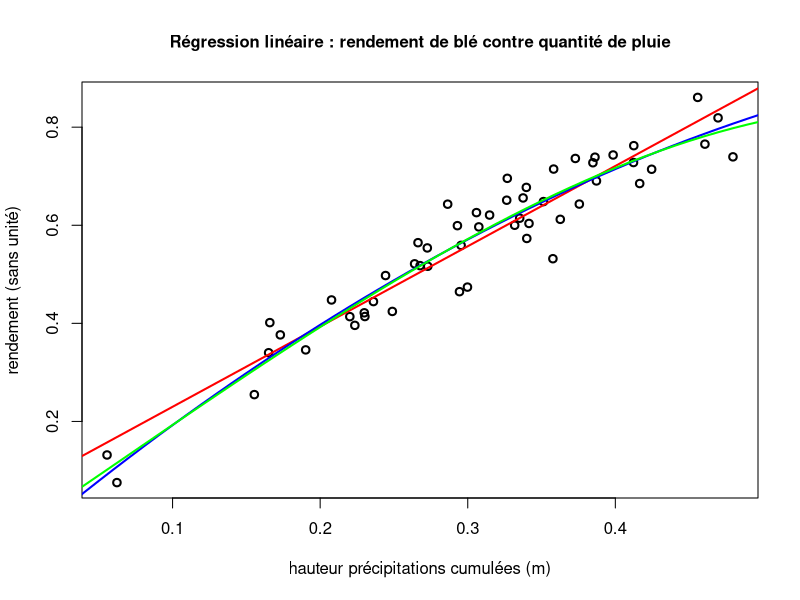
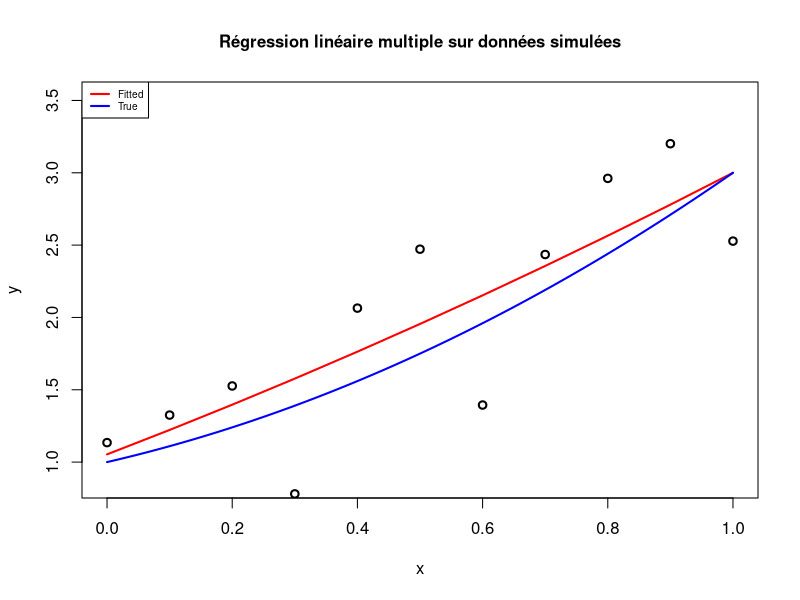
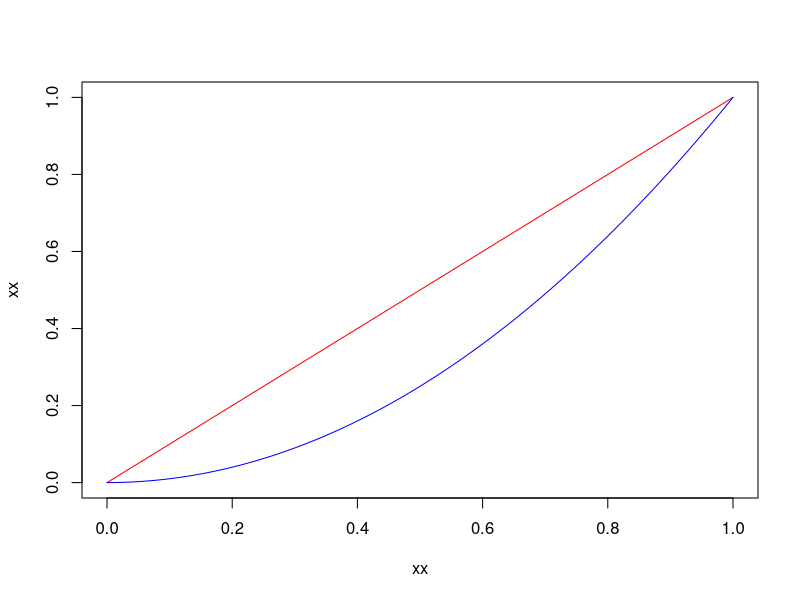
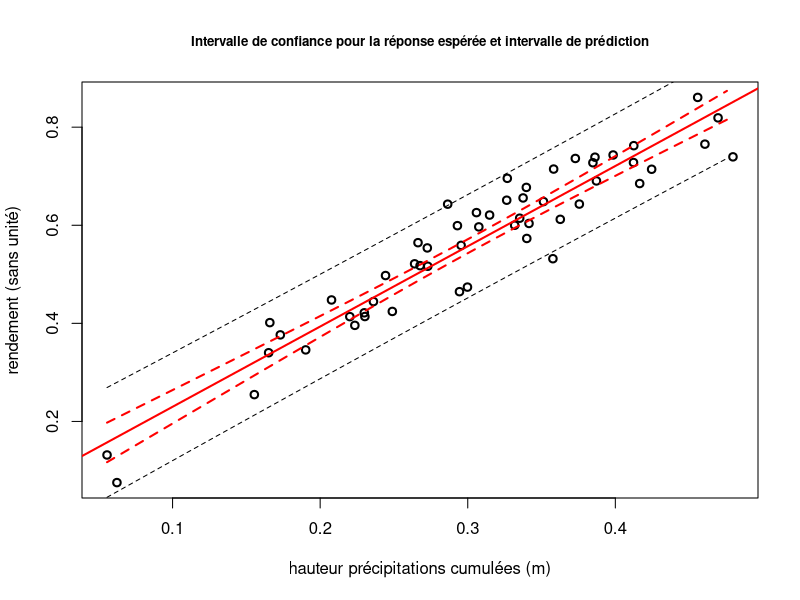
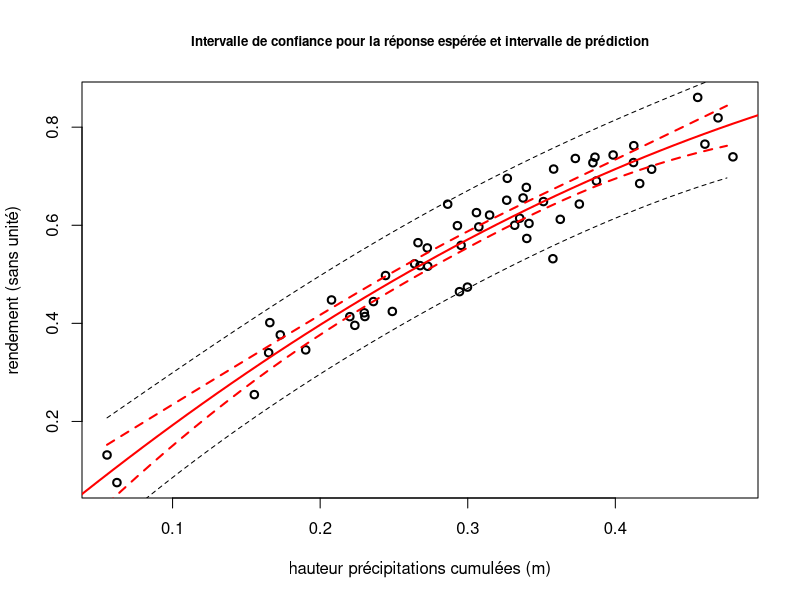
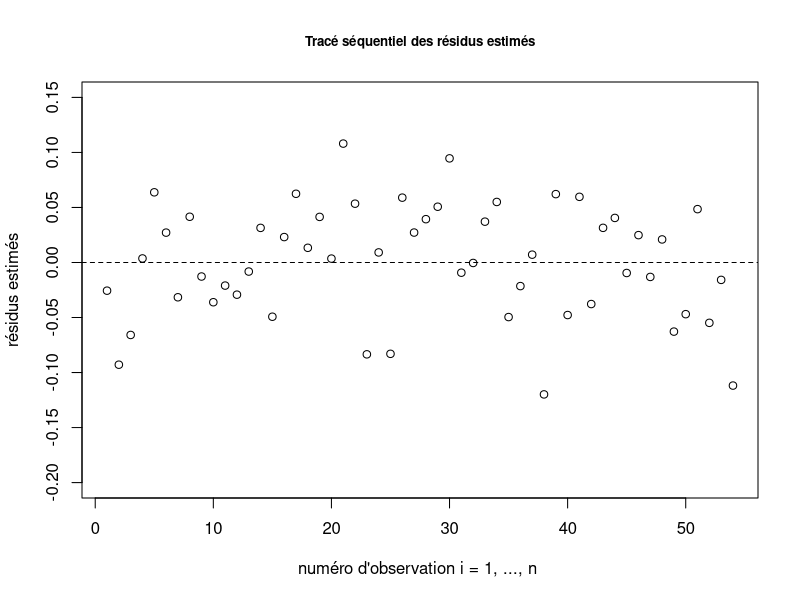
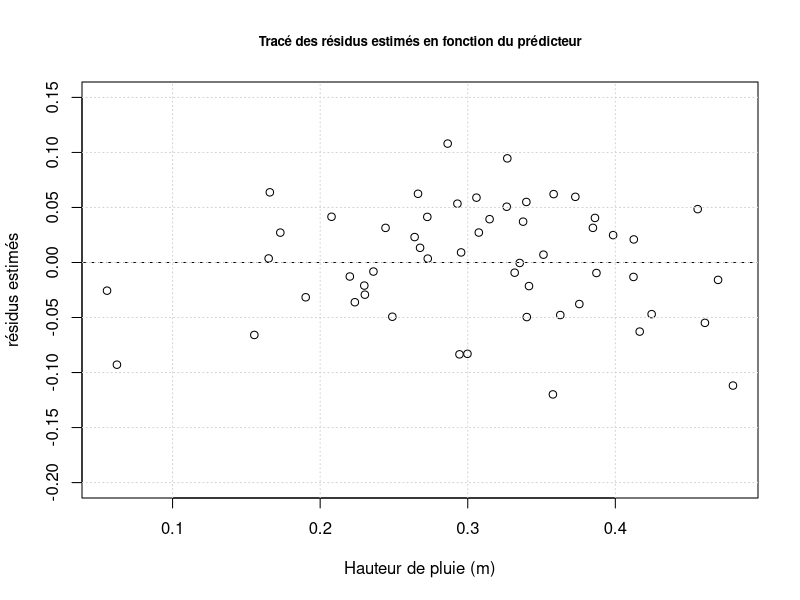
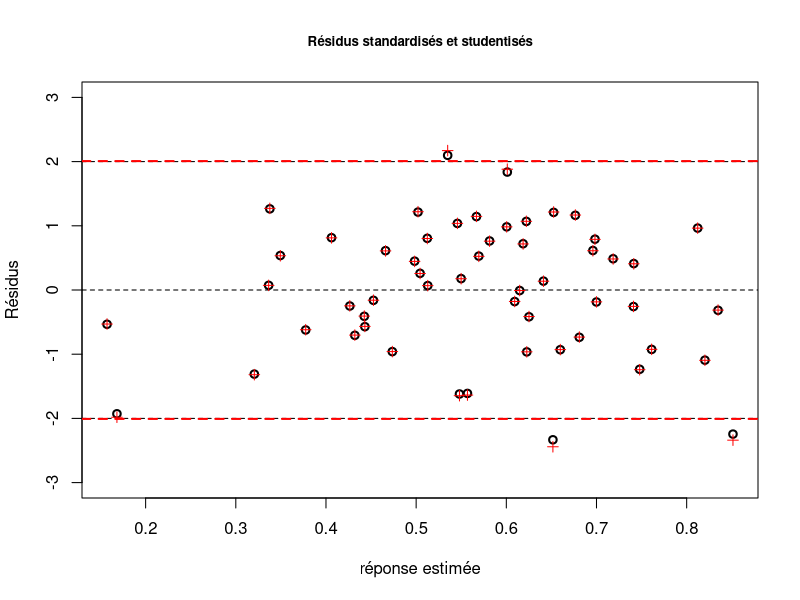

Source code (R) for these figures, in order:
# Majeure Science des Données 2020-2021
# Cours de Régression - Exemple 1    

# Modèle de Régression sur données réelles
# Données de pluie

data1 <- read.table("data1.txt", header=TRUE)
pluie <- data1$pluie               
rend <- data1$rendement

# Modèle 1 : Régression Linéaire Simple (RLS)  
mod1 <- lm(rend ~ pluie)     
mod1.s <- summary(mod1)
print(mod1.s)

plot(pluie,rend,xlab="hauteur précipitations cumulées (m)",ylab="rendement (sans unité)",lwd=2)
abline(mod1,lwd=2,lty=1,col="red")
title(main=list("Régression linéaire : rendement de blé contre quantité de pluie",cex=1))

# Modèle 2 : modèle avec terme quadratique
pluie2 <- pluie*pluie               # on définit le second prédicteur
mod2 <- lm(rend ~ pluie + pluie2)   # modèle 2 : RLM avec p = 2 prédicteurs    
mod2.s <- summary(mod2)
print(mod2.s)
print(mod1.s) # pour comparer
x.new <- seq(0,max(pluie)*1.1,0.01)
y.fit <- mod2$coef[1]+mod2$coef[2]*x.new+mod2$coef[3]*x.new*x.new
lines(x.new,y.fit,col="blue",lwd=2)

# Modèle 3 : régression polynomiale de degré 3
pluie3 <- pluie^3               
mod3 <- lm(rend ~ pluie + pluie2 + pluie3)       
mod3.s <- summary(mod3)
print(mod3.s)
x.new <- seq(0,max(pluie)*1.1,0.01)
y.fit <- mod3$coef[1]+mod3$coef[2]*x.new+mod3$coef[3]*x.new*x.new+mod3$coef[4]*x.new^3
lines(x.new,y.fit,col="green",lwd=2)

# Analyse de la variance
anova(mod1);print(mod1.s) # tests équivalents de l'hypothèse H0 : beta1 = 0
anova(mod2);print(mod2.s) # tests équivalents de l'hypothèse H0 : beta2 = 0
anova(mod1,mod2)          # test modèles emboîtés
anova(lm(rend~1),mod2)
anova(mod3);print(mod3.s)
cor(data.frame(pluie,pluie2,pluie3))

# Vers l'ANOVA

beta0 <- 1  # H0 : beta0 = 0 est fausse! 
beta1 <- 1  # H0 : beta1 = 0 est fausse!
beta2 <- 1  # H0 : beta2 = 0 fausse!

sigma <- 0.5  # écart-type résiduel 

x <- seq(0,1,0.1) # prédicteur contrôlé!
xsq <- x^2
cor(x,xsq)
n <- length(x)
# xopt <- rep(c(0,1),length.out=n)
# x <- xopt

residus <- rnorm(n,mean=0,sd=sigma)
y <- beta0 + beta1*x + beta2*xsq + residus

dataxy.reg <- lm(y ~ x + xsq)       

# Représentation graphique

plot(x,y,xlab="x",ylab="y",lwd=2,ylim=1.1*c(min(y),max(y)))
xx=seq(0,1,0.01)
lines(x,dataxy.reg$fitted.values,col="red",lwd=2)
lines(xx,beta0 + beta1*xx + beta2*xx^2,col='blue',lwd=2)
legend("topleft",legend=c("Fitted","True"),lty=1,lwd=2,
       col=c("red","blue"),cex=0.6)
title(main=list("Régression linéaire multiple sur données simulées",cex=1))

dataxy.reg.s <- summary(dataxy.reg)
print(dataxy.reg.s)
anova(dataxy.reg)

# Tracé des deux prédicteurs
plot(xx,xx,col='red',type='l')
lines(xx,xx^2,col='blue')

# Prédiction avec un modèle de Régression Linéaire
# exemple 1 du support

# Modèle n°1
data1 <- read.table("data1.txt", header=TRUE)
pluie <- data1$pluie               
rend <- data1$rendement

mod1 <- lm(rend ~ pluie)      

# Représentation graphique
plot(pluie,rend,xlab="hauteur précipitations cumulées (m)",ylab="rendement (sans unité)",lwd=2)
abline(mod1,lwd=2,lty=1,col="red")

# intervalle de confiance pour la réponse espérée
newdata <- data.frame(pluie=seq(min(pluie),max(pluie),by=0.01)) # attention é bien spécifier pluie = ...
int.conf <- predict(mod1,newdata,interval="confidence") 
lines(newdata[,1],int.conf[,2],col="red",lty=2,lwd=2)
lines(newdata[,1],int.conf[,3],col="red",lty=2,lwd=2)

# Intervalle de prédiction pour la réponse
int.pred <- predict(mod1,newdata,interval="prediction") 
lines(newdata[,1],int.pred[,2],col="black",lty=2)
lines(newdata[,1],int.pred[,3],col="black",lty=2)
title(main=list("Intervalle de confiance pour la réponse espérée et intervalle de prédiction",cex=0.8))

# modèle n°2
plot(pluie,rend,xlab="hauteur précipitations cumulées (m)",ylab="rendement (sans unité)",lwd=2)
pluie2 <- pluie*pluie              
mod2 <- lm(rend ~ pluie + pluie2)      

x.new <- seq(0,max(pluie)*1.1,0.01)
y.fit <- mod2$coef[1]+mod2$coef[2]*x.new+mod2$coef[3]*x.new*x.new
lines(x.new,y.fit,col="red",lwd=2)

# intervalle de confiance pour la réponse espérée
pluie.new <- seq(min(pluie),max(pluie),by=0.01)
newdata <- data.frame(pluie=pluie.new, pluie2=pluie.new^2) 
int.conf <- predict(mod2,newdata,interval="confidence") 
lines(newdata[,1],int.conf[,2],col="red",lty=2,lwd=2)
lines(newdata[,1],int.conf[,3],col="red",lty=2,lwd=2)

# Intervalle de prédiction pour la réponse
int.pred <- predict(mod2,newdata,interval="prediction") 
lines(newdata[,1],int.pred[,2],col="black",lty=2)
lines(newdata[,1],int.pred[,3],col="black",lty=2)
title(main=list("Intervalle de confiance pour la réponse espérée et intervalle de prédiction",cex=0.8))

# Analyse des résidus
res1 <- residuals(mod1)
n <- length(res1);print(n)
plot(1:n,res1,ylim=c(-0.2,0.15),xlab="numéro d'observation i = 1, ..., n ",ylab="résidus estimés")
abline(h=0,lty=2)
title(main=list("Tracé séquentiel des résidus estimés",cex=0.8))

#plot(mod1$fitted.values,res1,ylim=c(-0.2,0.15),xlab="réponse estimée",ylab="résidus estimés")
plot(pluie,res1,ylim=c(-0.2,0.15),xlab="Hauteur de pluie (m)",ylab="résidus estimés")
abline(h=0,lty=2)
grid()
title(main=list("Tracé des résidus estimés en fonction du prédicteur",cex=0.8))

# Résidus standardisés
plot(mod1$fitted.values,rstandard(mod1),xlab="réponse estimée",ylab="Résidus",ylim=c(-3,3),lwd=2)
abline(h=c(0,2,-2),lty=2)
# Résidus studentisés
points(mod1$fitted.values,rstudent(mod1),col="red",pch=3)
abline(h=qt(p=0.025,df=mod1$df.residual-1),col="red",lwd=2,lty=2)
abline(h=qt(p=0.975,df=mod1$df.residual-1),col="red",lwd=2,lty=2)
title(main=list("Résidus standardisés et studentisés",cex=0.8))

# Normalité des résidus
qqnorm(res1);qqline(res1,probs=c(0.1,0.9),col="red")

# Vers la régression linéaire multiple y ~ x + x^2 
 

res2 <- residuals(mod2)
plot(1:n,res2,ylim=c(-0.2,0.15),xlab="numéro d'observation i = 1, ..., n ",ylab="résidus estimés")
abline(h=0,lty=2)
title(main=list("Tracé séquentiel des résidus estimés",cex=0.8))

plot(mod2$fitted.values,res2,ylim=c(-0.2,0.15),xlab="réponse estimée",ylab="résidus estimés")
abline(h=0,lty=2)
title(main=list("Tracé des résidus estimés en fonction de la réponse estimée",cex=0.8))

# Résidus standardisés
plot(mod2$fitted.values,rstandard(mod2),xlab="réponse estimée",ylab="Résidus",ylim=c(-3,3),lwd=2)
abline(h=c(0,2,-2),lty=2)

# Résidus studentisés
points(mod2$fitted.values,rstudent(mod2),col="red",pch=3)
abline(h=qt(p=0.025,df=mod1$df.residual-1),col="red",lwd=2,lty=2)
abline(h=qt(p=0.975,df=mod1$df.residual-1),col="red",lwd=2,lty=2)
title(main=list("Résidus standardisés et studentisés",cex=0.8))

# Normalité des résidus
qqnorm(res2);qqline(res2,probs=c(0.1,0.9),col="red")

